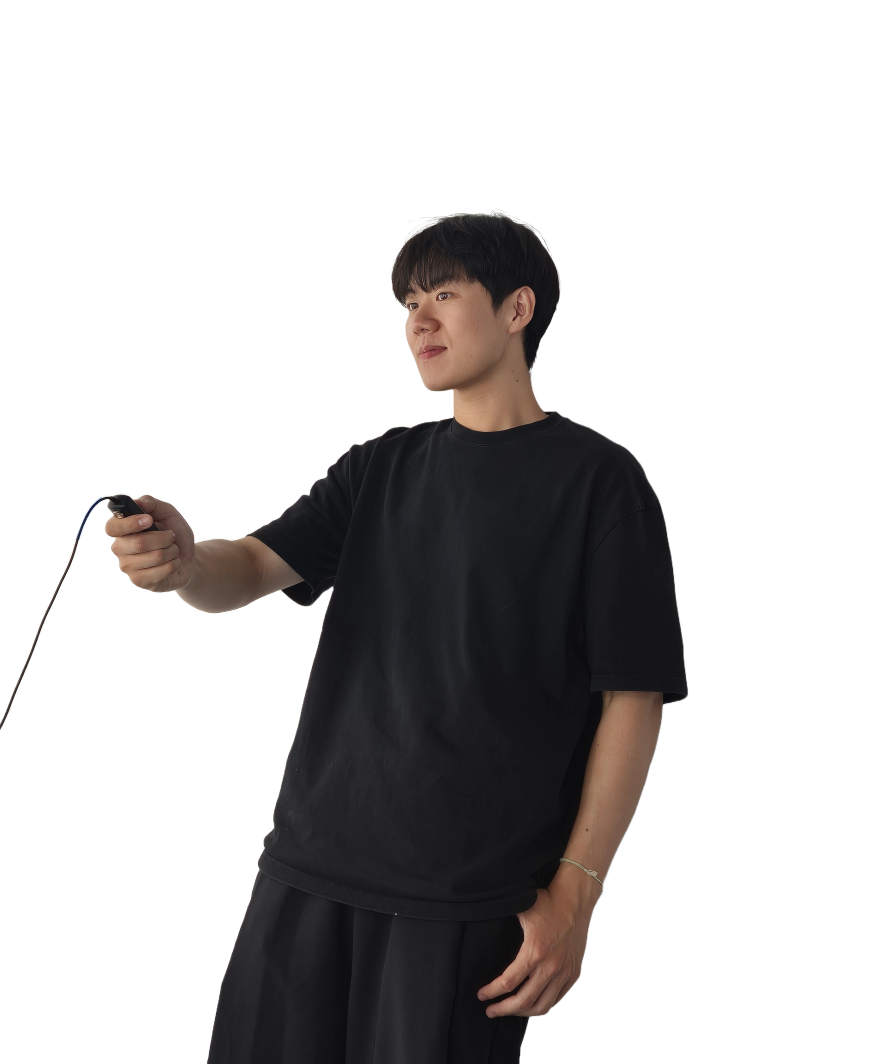
#> input picture media/seongbeom-yeon.png, 2650 x 3191 px (shown at 1/3 size)
$ python make_og_cover.py
#> lines starting #> are read from the running program, lines starting #| are printed output that depends on the picture
"""링크 공유용 OG 커버 이미지(media/og-cover.png)를 생성한다.

실행: python scripts/make_og_cover.py
"""

from pathlib import Path

from PIL import Image, ImageDraw, ImageFilter, ImageFont

ROOT = Path(__file__).resolve().parent.parent
PHOTO = ROOT / "media" / "seongbeom-yeon.png"
OUT = ROOT / "media" / "og-cover.png"

W, H = 1200, 630

EYEBROW = "SEONGBEOM'S HOMEPAGE"
TITLE = "Design for Semiconducting Nanomaterials and Lithography"

FONT_BOLD = "C:/Windows/Fonts/arialbd.ttf"

TEXT_LEFT = 78
TEXT_RIGHT = 700

# 인물 사진에서 실제 몸이 차지하는 영역(알파 기준)
PHOTO_CROP = (320, 600, 2067, 3191)


def background() -> Image.Image:
    """어두운 남색 그라디언트 + 좌상/우상 글로우 + 미세한 도트 그리드."""
    base = Image.new("RGB", (W, H))
    px = base.load()
    for y in range(H):
        t = y / (H - 1)
        top, bottom = (26, 32, 74), (13, 17, 40)
        row = tuple(round(top[i] + (bottom[i] - top[i]) * t) for i in range(3))
        for x in range(W):
            px[x, y] = row

    glow = Image.new("RGB", (W, H), (0, 0, 0))
    gd = ImageDraw.Draw(glow)
    gd.ellipse((-380, -420, 560, 380), fill=(56, 52, 118))  # 좌상단 보라
    gd.ellipse((760, -400, 1560, 320), fill=(28, 62, 130))  # 우상단 파랑
    glow = glow.filter(ImageFilter.GaussianBlur(180))
    base = Image.blend(base, Image.blend(base, glow, 0.5), 0.85)

    dots = Image.new("RGBA", (W, H), (255, 255, 255, 0))
    dd = ImageDraw.Draw(dots)
    for y in range(18, H, 34):
        for x in range(18, W, 34):
            dd.rectangle((x, y, x + 1, y + 1), fill=(150, 165, 255, 26))
    base = Image.alpha_composite(base.convert("RGBA"), dots)

    # 강조용 액센트 도트 몇 개
    ad = ImageDraw.Draw(base)
    for cx, cy, r, a in ((660, 100, 5, 220), (1032, 190, 7, 235), (118, 438, 4, 190)):
        ad.ellipse((cx - r, cy - r, cx + r, cy + r), fill=(124, 132, 246, a))
    return base


def person_layer() -> Image.Image:
    """사진을 오른쪽에 배치하고, 검은 옷이 배경에 묻히지 않도록 뒤에 빛을 깐다."""
    photo = Image.open(PHOTO).convert("RGBA").crop(PHOTO_CROP)

    target_h = 600
    target_w = round(photo.width * target_h / photo.height)
    photo = photo.resize((target_w, target_h), Image.LANCZOS)

    right_margin = 16
    x = W - right_margin - target_w
    y = H - target_h

    layer = Image.new("RGBA", (W, H), (0, 0, 0, 0))

    # 인물 실루엣을 크게 번지게 한 백라이트
    silhouette = Image.new("RGBA", (W, H), (0, 0, 0, 0))
    tint = Image.new("RGBA", photo.size, (128, 140, 255, 255))
    tint.putalpha(photo.getchannel("A"))
    silhouette.paste(tint, (x, y), tint)
    silhouette = silhouette.filter(ImageFilter.GaussianBlur(46))
    silhouette.putalpha(silhouette.getchannel("A").point(lambda v: int(v * 0.55)))
    layer = Image.alpha_composite(layer, silhouette)

    layer.paste(photo, (x, y), photo)
    return layer


def fit_lines(draw, text, font_path, box_w, max_lines, sizes):
    """주어진 폭·줄 수에 들어가는 가장 큰 폰트 크기와 줄바꿈 결과를 고른다."""
    for size in sizes:
        font = ImageFont.truetype(font_path, size)
        words, lines, cur = text.split(), [], ""
        for word in words:
            trial = f"{cur} {word}".strip()
            if draw.textlength(trial, font=font) <= box_w or not cur:
                cur = trial
            else:
                lines.append(cur)
                cur = word
        lines.append(cur)
        if len(lines) <= max_lines and max(draw.textlength(l, font=font) for l in lines) <= box_w:
            return font, lines
    return font, lines


def draw_text(img: Image.Image) -> None:
    d = ImageDraw.Draw(img)
    box_w = TEXT_RIGHT - TEXT_LEFT

    eyebrow_font = ImageFont.truetype(FONT_BOLD, 21)
    x = TEXT_LEFT
    for ch in EYEBROW:
        d.text((x, 150), ch, font=eyebrow_font, fill=(150, 162, 240))
        x += d.textlength(ch, font=eyebrow_font) + 5.5

    title_font, lines = fit_lines(
        d, TITLE, FONT_BOLD, box_w, 4, [78, 72, 66, 62, 58, 54, 50]
    )
    line_h = round(title_font.size * 1.16)
    y = 206
    for line in lines:
        d.text((TEXT_LEFT, y), line, font=title_font, fill=(240, 243, 255))
        y += line_h


def main() -> None:
    img = background()
#> in background, `base = Image.new("RGB", (W, H))`: base: PIL image 1200x630 RGB; every value is 0
#> in background, `glow = glow.filter(ImageFilter.GaussianBlur(180))`:
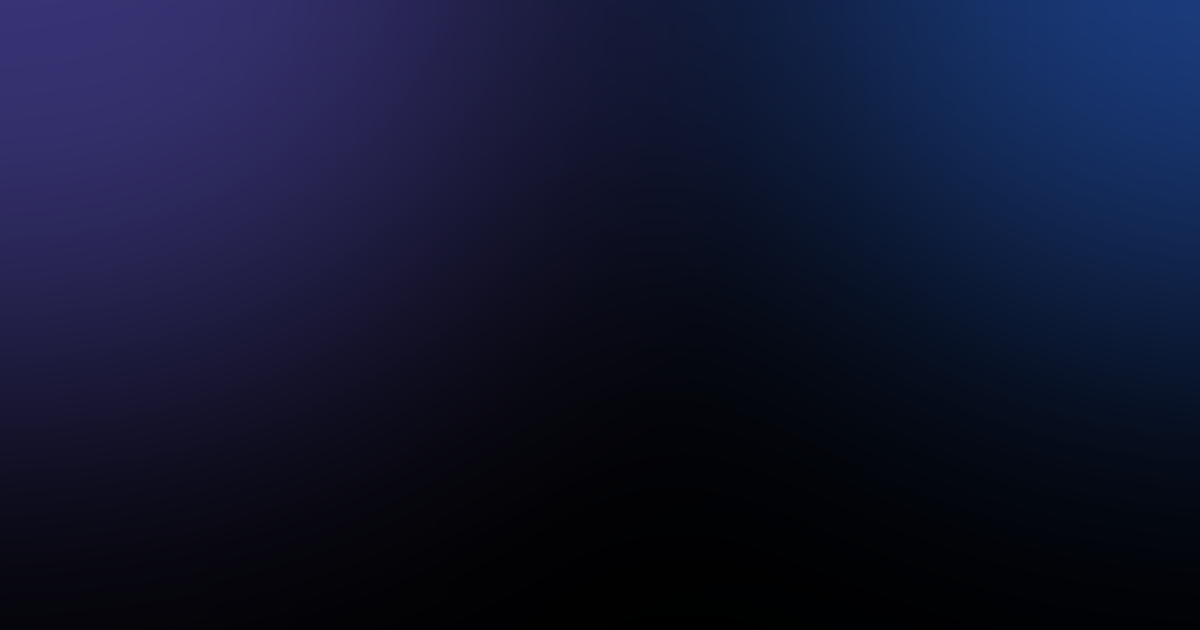
#> glow: PIL image 1200x630 RGB; mean R, G, B 17.1, 21.3, 46.7
    img = Image.alpha_composite(img, person_layer())
#> in person_layer, `photo = photo.resize((target_w, target_h), Image.LANCZOS)`:
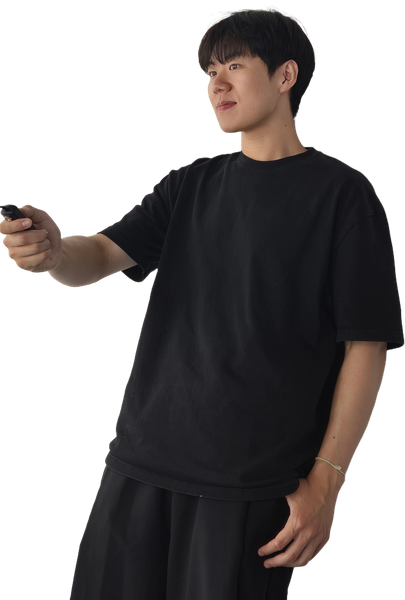
#> photo: PIL image 405x600 RGBA; mean R, G, B, A 26.5, 23.1, 22.9, 134.1; transparent parts drawn white
#> in person_layer, `layer = Image.new("RGBA", (W, H), (0, 0, 0, 0))`: layer: PIL image 1200x630 RGBA; every value is 0
#> in person_layer, `tint = Image.new("RGBA", photo.size, (128, 140, 255, 255))`:
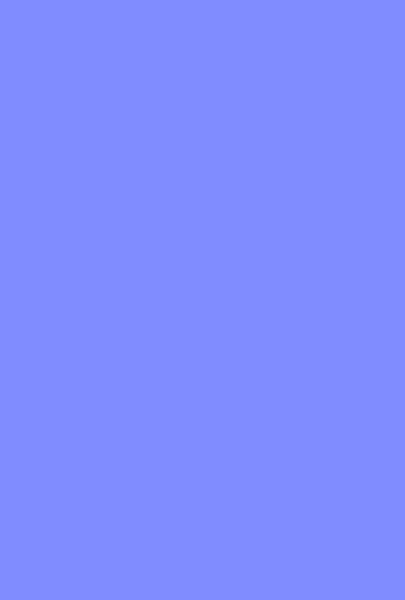
#> tint: PIL image 405x600 RGBA; mean R, G, B, A 128, 140, 255, 255
#> in person_layer, `tint.putalpha(photo.getchannel("A"))`:
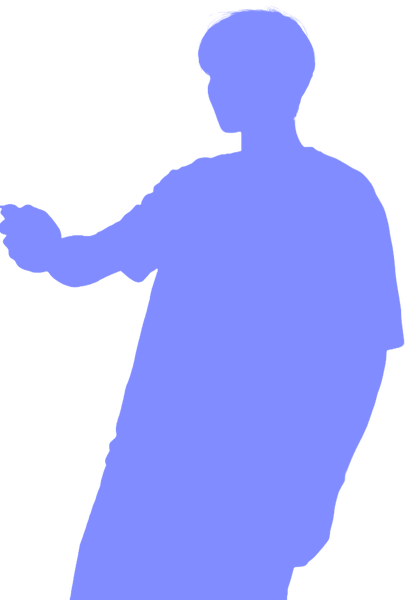
#> tint: PIL image 405x600 RGBA; mean R, G, B, A 128, 140, 255, 134.1; transparent parts drawn white
#> in person_layer, `layer.paste(photo, (x, y), photo)`:
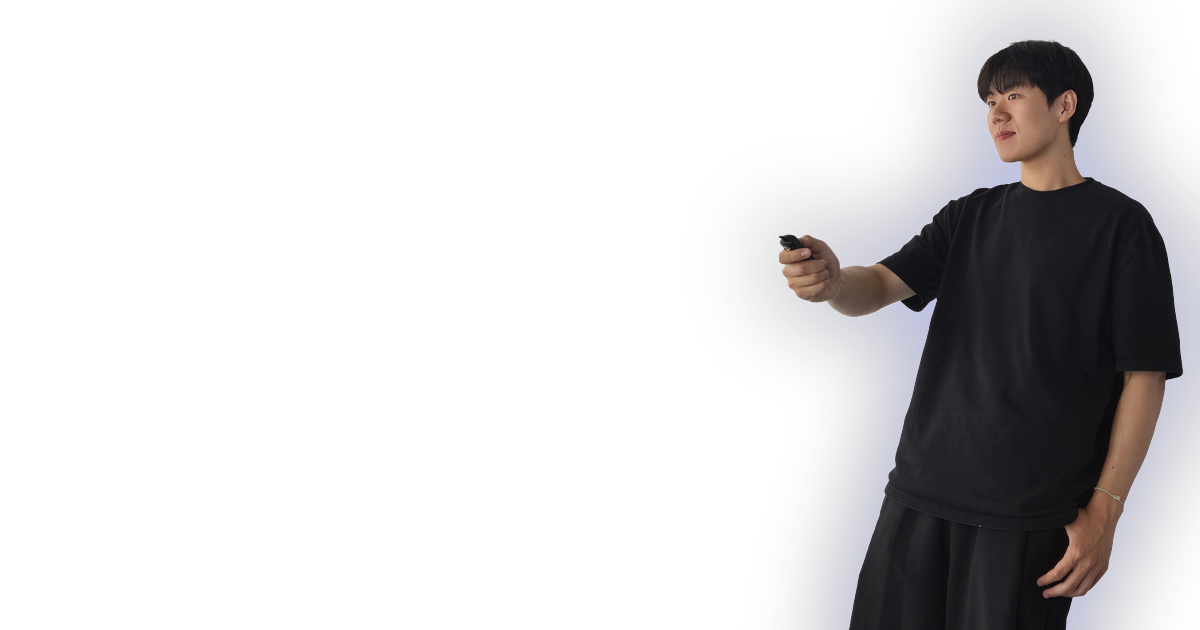
#> layer: PIL image 1200x630 RGBA; mean R, G, B, A 12.6, 11.9, 16, 47.8; transparent parts drawn white
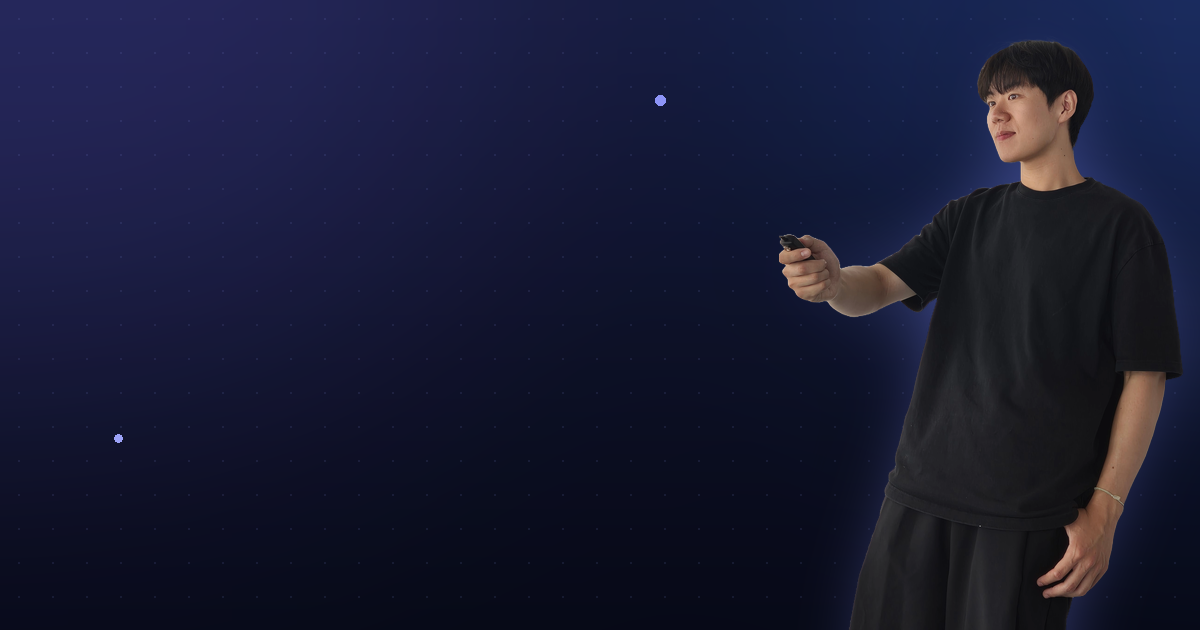
#> img: PIL image 1200x630 RGBA; mean R, G, B, A 24, 26.3, 51.4, 255; transparent parts drawn white
    draw_text(img)
#> the loop in draw_text, `for ch in EYEBROW:` made 20 passes
#> x on passes 1 to 12: 96.83, 115.6, 137.6, 158.8, 180.6, 200.5, 219.3, 241.3, 264.9, 276.2, 295, 307.2
#> after the loop in draw_text, `for ch in EYEBROW:`: x = 471.5
#> in draw_text, `title_font, lines = fit_lines( d, TITLE, FONT_BOLD, box_w, 4, [78, 72,..`: lines = ['Design for', 'Semiconducting', 'Nanomaterials', 'and Lithography']
#> the loop in draw_text, `for line in lines:` made 4 passes
#> (line, y) on passes 1 to 4: ('Design for', 290), ('Semiconducting', 374), ('Nanomaterials', 458), ('and Lithography', 542)
#> after the loop in draw_text, `for line in lines:`: y = 542
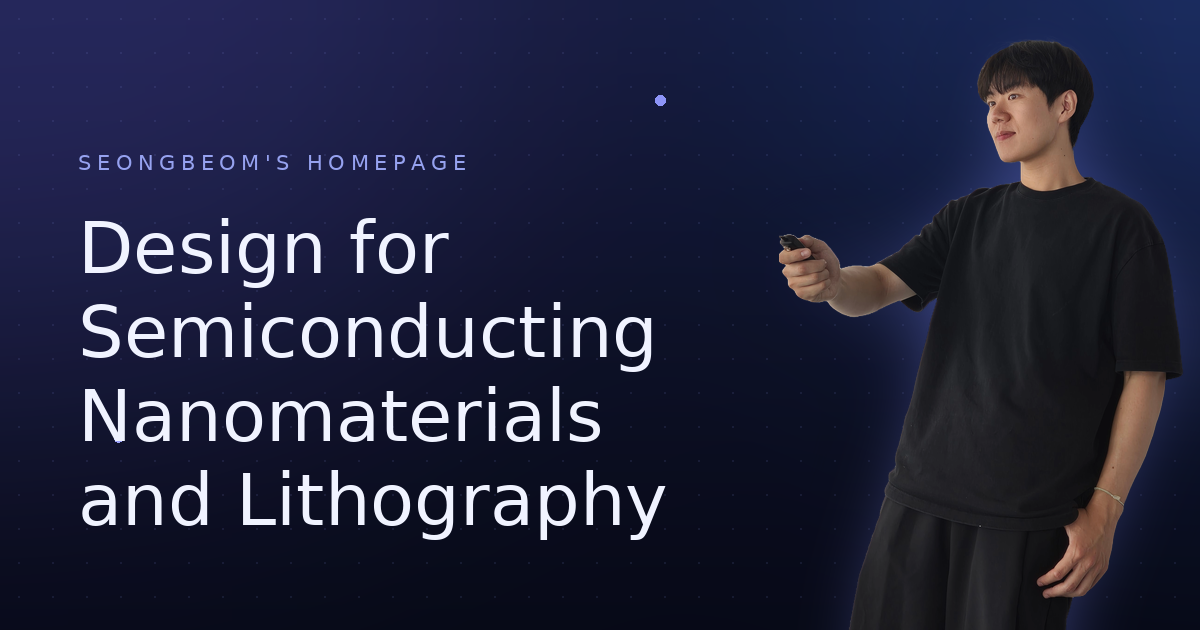
#> img: PIL image 1200x630 RGBA; mean R, G, B, A 33.3, 35.7, 60.3, 255; transparent parts drawn white
    img.convert("RGB").save(OUT, optimize=True)
    print(f"wrote {OUT} ({OUT.stat().st_size / 1024:.0f} KB)")


if __name__ == "__main__":
    main()
